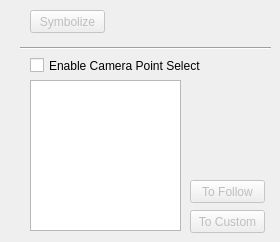
      <widget class="QWidget" name="tab_8">
       <attribute name="title">
        <string>Symbolize | Select</string>
       </attribute>
       <widget class="QPushButton" name="pushButton_visualization_camera_symbolize">
        <property name="enabled">
         <bool>false</bool>
        </property>
        <property name="geometry">
         <rect>
          <x>30</x>
          <y>10</y>
          <width>75</width>
          <height>23</height>
         </rect>
        </property>
        <property name="toolTip">
         <string>&lt;html&gt;&lt;head/&gt;&lt;body&gt;&lt;p&gt;Clicking this button will populate the &amp;quot;symbtour&amp;quot; field with the names of the &amp;quot;Tour&amp;quot; which have the same settings. The tour name will be appended with a number, which will match other rows if they are the same values and are next to one another. The camera fields that are compared to determine if they are the same are; &amp;quot;altitude&amp;quot;, &amp;quot;altitudemode&amp;quot;, &amp;quot;gxaltitudemode&amp;quot;, &amp;quot;gxhoriz&amp;quot;, &amp;quot;roll&amp;quot;, &amp;quot;tilt&amp;quot;, &amp;quot;range&amp;quot;, and &amp;quot;follow_angle&amp;quot;. Once complete, the user can change the symbology in the &amp;quot;Style&amp;quot; tab to set custom symbols to represent the different tour elements that are the same. The active layer must be in an edit session.&lt;/p&gt;&lt;p&gt;For example, there is a follow behind tour from row 0-100 and it is named &amp;quot;followtour&amp;quot;. If the user hits the &amp;quot;Symbolize&amp;quot; button, the values in the &amp;quot;symbtour&amp;quot; field (rows 0-100) will have values named like this;&lt;/p&gt;&lt;p&gt;followtour_0&lt;/p&gt;&lt;p&gt;followtour_1&lt;/p&gt;&lt;p&gt;followtour_2&lt;/p&gt;&lt;p&gt;...&lt;/p&gt;&lt;p&gt;&lt;br/&gt;&lt;/p&gt;&lt;/body&gt;&lt;/html&gt;</string>
        </property>
        <property name="text">
         <string>Symbolize</string>
        </property>
       </widget>
       <widget class="QCheckBox" name="chkActivate">
        <property name="enabled">
         <bool>true</bool>
        </property>
        <property name="geometry">
         <rect>
          <x>30</x>
          <y>50</y>
          <width>201</width>
          <height>31</height>
         </rect>
        </property>
        <property name="toolTip">
         <string>&lt;html&gt;&lt;head/&gt;&lt;body&gt;&lt;p&gt;When selected, the user can use the mouse to select a point. The text window below will show the results.&lt;/p&gt;&lt;/body&gt;&lt;/html&gt;</string>
        </property>
        <property name="text">
         <string>Enable Camera Point Select</string>
        </property>
       </widget>
       <widget class="QTextEdit" name="txtFeedback">
        <property name="enabled">
         <bool>true</bool>
        </property>
        <property name="geometry">
         <rect>
          <x>30</x>
          <y>80</y>
          <width>151</width>
          <height>151</height>
         </rect>
        </property>
        <property name="toolTip">
         <string>&lt;html&gt;&lt;head/&gt;&lt;body&gt;&lt;p&gt;Resultf of the &amp;quot;click &amp;amp; identify&amp;quot; using the camera point selector.&lt;/p&gt;&lt;/body&gt;&lt;/html&gt;</string>
        </property>
       </widget>
       <widget class="Line" name="line">
        <property name="geometry">
         <rect>
          <x>20</x>
          <y>40</y>
          <width>251</width>
          <height>16</height>
         </rect>
        </property>
        <property name="orientation">
         <enum>Qt::Horizontal</enum>
        </property>
       </widget>
       <widget class="QPushButton" name="pushButton_visualization_camera_tofollow">
        <property name="enabled">
         <bool>false</bool>
        </property>
        <property name="geometry">
         <rect>
          <x>190</x>
          <y>180</y>
          <width>75</width>
          <height>23</height>
         </rect>
        </property>
        <property name="toolTip">
         <string>&lt;html&gt;&lt;head/&gt;&lt;body&gt;&lt;p&gt;Apply the &amp;lt;Camera&amp;gt; settings in the results window to the fields in the &amp;quot;Follow&amp;quot; tab.&lt;/p&gt;&lt;/body&gt;&lt;/html&gt;</string>
        </property>
        <property name="text">
         <string>To Follow</string>
        </property>
       </widget>
       <widget class="QPushButton" name="pushButton_visualization_camera_tocustom">
        <property name="enabled">
         <bool>false</bool>
        </property>
        <property name="geometry">
         <rect>
          <x>190</x>
          <y>210</y>
          <width>75</width>
          <height>23</height>
         </rect>
        </property>
        <property name="toolTip">
         <string>&lt;html&gt;&lt;head/&gt;&lt;body&gt;&lt;p&gt;Apply the &amp;lt;Camera&amp;gt; settings in the results window to the fields in the &amp;quot;Follow&amp;quot; tab.&lt;/p&gt;&lt;/body&gt;&lt;/html&gt;</string>
        </property>
        <property name="text">
         <string>To Custom</string>
        </property>
       </widget>
      </widget>
